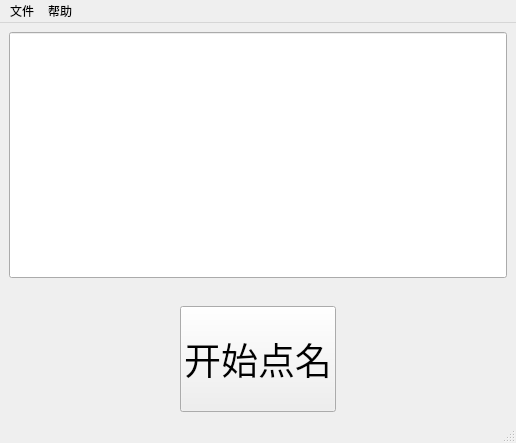
<?xml version="1.0" encoding="UTF-8"?>
<ui version="4.0">
 <class>mainWindow</class>
 <widget class="QMainWindow" name="mainWindow">
  <property name="geometry">
   <rect>
    <x>0</x>
    <y>0</y>
    <width>516</width>
    <height>443</height>
   </rect>
  </property>
  <property name="sizePolicy">
   <sizepolicy hsizetype="Preferred" vsizetype="Maximum">
    <horstretch>0</horstretch>
    <verstretch>0</verstretch>
   </sizepolicy>
  </property>
  <property name="baseSize">
   <size>
    <width>0</width>
    <height>0</height>
   </size>
  </property>
  <property name="windowTitle">
   <string>学生随机点名系统</string>
  </property>
  <widget class="QWidget" name="centralwidget">
   <layout class="QVBoxLayout" name="verticalLayout_2">
    <item>
     <layout class="QVBoxLayout" name="verticalLayout" stretch="7,3">
      <property name="spacing">
       <number>28</number>
      </property>
      <property name="topMargin">
       <number>0</number>
      </property>
      <property name="rightMargin">
       <number>0</number>
      </property>
      <property name="bottomMargin">
       <number>0</number>
      </property>
      <item>
       <widget class="QLineEdit" name="lineEdit">
        <property name="sizePolicy">
         <sizepolicy hsizetype="Expanding" vsizetype="Preferred">
          <horstretch>0</horstretch>
          <verstretch>0</verstretch>
         </sizepolicy>
        </property>
        <property name="font">
         <font>
          <pointsize>100</pointsize>
          <weight>75</weight>
          <italic>false</italic>
          <bold>true</bold>
          <underline>true</underline>
          <strikeout>false</strikeout>
         </font>
        </property>
        <property name="styleSheet">
         <string notr="true">QLineEdit { 
	selection-background-color: #999;
 }
QLineEdit::cursor { 
	width: 0;
}</string>
        </property>
        <property name="text">
         <string/>
        </property>
        <property name="maxLength">
         <number>32769</number>
        </property>
       </widget>
      </item>
      <item>
       <layout class="QHBoxLayout" name="horizontalLayout" stretch="0">
        <property name="sizeConstraint">
         <enum>QLayout::SetDefaultConstraint</enum>
        </property>
        <item>
         <widget class="QPushButton" name="pushButton">
          <property name="sizePolicy">
           <sizepolicy hsizetype="Maximum" vsizetype="Minimum">
            <horstretch>0</horstretch>
            <verstretch>0</verstretch>
           </sizepolicy>
          </property>
          <property name="font">
           <font>
            <family>.AppleSystemUIFont</family>
            <pointsize>28</pointsize>
           </font>
          </property>
          <property name="cursor">
           <cursorShape>PointingHandCursor</cursorShape>
          </property>
          <property name="mouseTracking">
           <bool>false</bool>
          </property>
          <property name="toolTipDuration">
           <number>-1</number>
          </property>
          <property name="layoutDirection">
           <enum>Qt::LeftToRight</enum>
          </property>
          <property name="autoFillBackground">
           <bool>false</bool>
          </property>
          <property name="text">
           <string>开始点名</string>
          </property>
          <property name="checkable">
           <bool>false</bool>
          </property>
          <property name="autoDefault">
           <bool>false</bool>
          </property>
         </widget>
        </item>
       </layout>
      </item>
     </layout>
    </item>
   </layout>
  </widget>
  <widget class="QMenuBar" name="menubar">
   <property name="geometry">
    <rect>
     <x>0</x>
     <y>0</y>
     <width>516</width>
     <height>24</height>
    </rect>
   </property>
   <widget class="QMenu" name="menu">
    <property name="title">
     <string>文件</string>
    </property>
    <addaction name="actiondaoru"/>
   </widget>
   <widget class="QMenu" name="menu_2">
    <property name="title">
     <string>帮助</string>
    </property>
    <addaction name="actionasdf"/>
   </widget>
   <addaction name="menu"/>
   <addaction name="menu_2"/>
  </widget>
  <widget class="QStatusBar" name="statusbar"/>
  <action name="actiondaoru">
   <property name="text">
    <string>导入学生名单</string>
   </property>
  </action>
  <action name="actionasdf">
   <property name="text">
    <string>使用说明</string>
   </property>
  </action>
 </widget>
 <resources>
  <include location="../../../../../DataLibrary/壁纸库/01.qrc"/>
 </resources>
 <connections/>
</ui>
